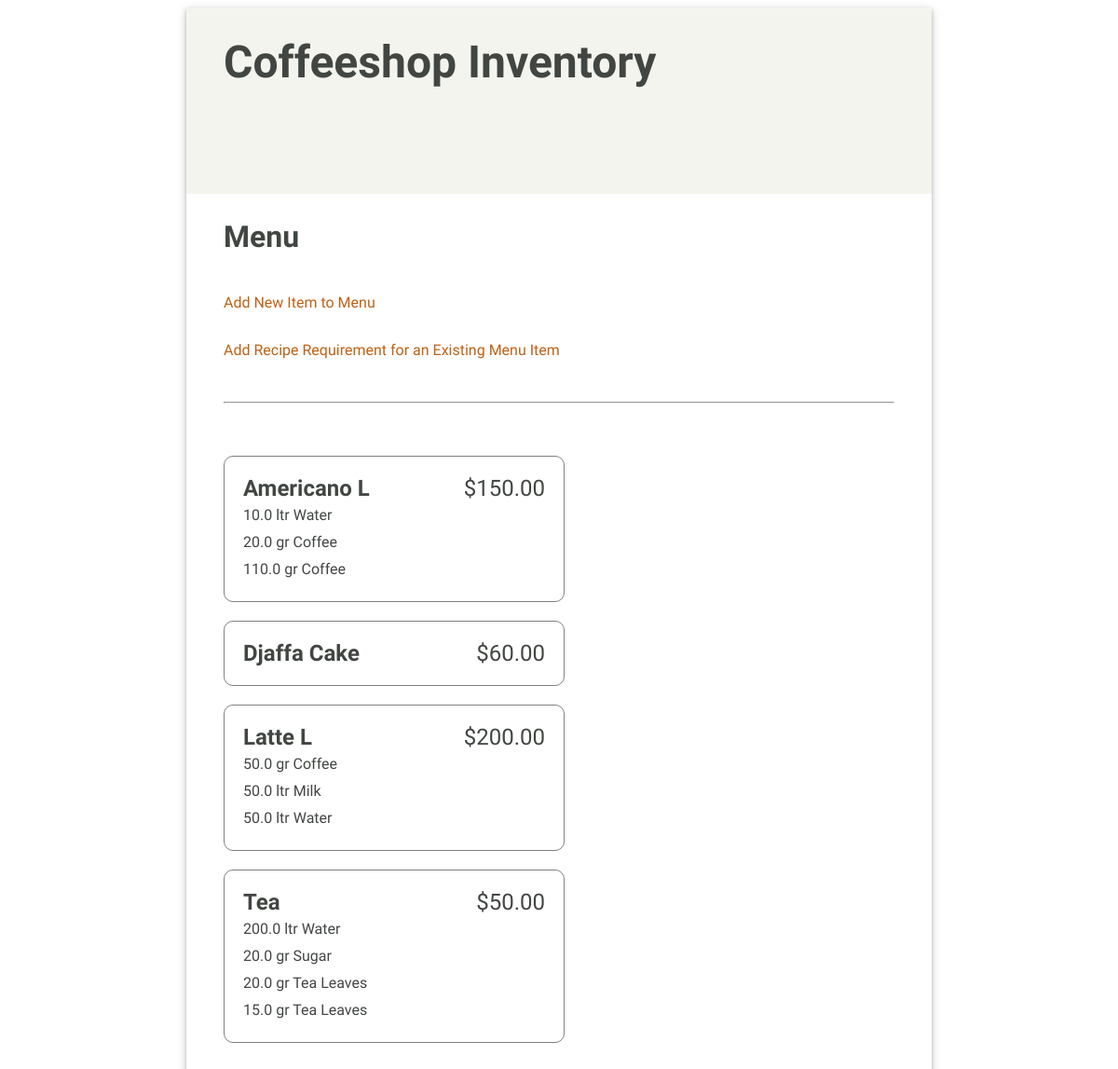
Before: /menu/ with the older database file.
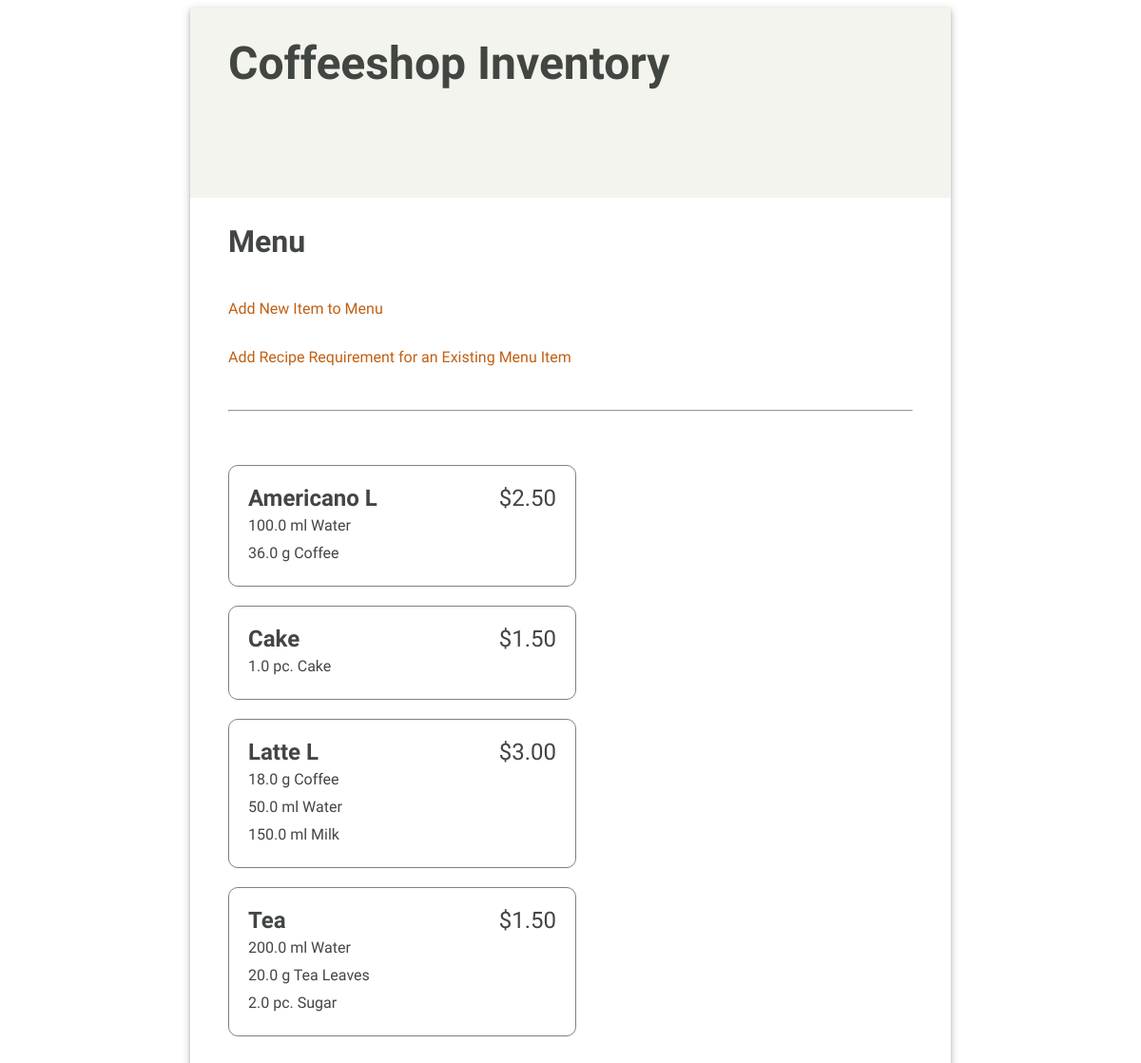
After: the same page with the newer database file.
### inventory/models.py (models this page shows, shortened)
class MenuItem(models.Model):
    title = models.CharField(max_length=100, unique=True)
    price = models.FloatField(default=0.00)
    class Meta:
        ordering = ['title']
        verbose_name = 'menu item'

class Recipe(models.Model):
    menu_item = models.ForeignKey(MenuItem, on_delete=models.CASCADE) # Deletes item in Menu too
    ingredient = models.ForeignKey(Ingredient, on_delete=models.CASCADE) # models.PROTECT Won't delete item in ingredient
    quantity = models.FloatField(default=0)

class Ingredient(models.Model):
    UNIT_CHOICES = [
        ('--', '--'),
        ('pc.', 'pc.'),
        ('g', 'g'),
        ('ml', 'ml'),
        ('tbsp', 'tbsp'),
        ('tsp', 'tsp'),
    ]
    name = models.CharField(max_length=100, unique=True)
    quantity = models.FloatField(default=0)
    unit = models.CharField(max_length=4, choices=UNIT_CHOICES, default='--')
    unit_price = models.FloatField(default=0)

### inventory/views.py (the view)
# urls.py: path('menu/', views.MenuItemList.as_view(), name='menuitemlist'),
class MenuItemList(ListView):
    model = MenuItem
    template_name = 'inventory/menuitem_list.html'

### inventory/templates/inventory/menuitem_list.html (shortened to what this page needs)
{% extends 'base.html' %}
{% load static %}
{% block content %}
    <h2>Menu</h2>
    <p><a href="{% url 'menuitemcreate' %}">Add New Item to Menu</a></p>
    <p><a href="{% url 'recipecreate' %}">Add Recipe Requirement for an Existing Menu Item</a></p>
    <hr/>
    <ul class="menu-items">
    {% for menu_item in menuitem_list %}
        <li>
            <div class="menu-item-header">
                <div class="menu-item-title">{{ menu_item.title }}</div>
                <div class="menu-item-price">${{ menu_item.price|stringformat:".2f" }}</div>
            </div>
            <ul class="menu-item-ingredients">
                {% for recipe in menu_item.recipe_set.all %}
                <li>{{ recipe.quantity }} {{recipe.ingredient.unit }} {{ recipe.ingredient.name }}</li>
                {% endfor %}
            </ul>
        </li>
    {% endfor %}
    </ul>
{% endblock %}

Changed rows visible on the page:
removed Recipe: quantity "20.0", ingredient.unit "gr", ingredient.name "Coffee", shown under MenuItem "Americano L"
removed Recipe: quantity "110.0", ingredient.unit "gr", ingredient.name "Coffee", shown under MenuItem "Americano L"
removed Recipe: quantity "50.0", ingredient.unit "ltr", ingredient.name "Milk", shown under MenuItem "Latte L"
removed Recipe: quantity "20.0", ingredient.unit "gr", ingredient.name "Sugar", shown under MenuItem "Tea"
removed Recipe: quantity "15.0", ingredient.unit "gr", ingredient.name "Tea Leaves", shown under MenuItem "Tea"
changed MenuItem "Americano L": price "150.00" → "2.50"
changed Recipe (number 1 of 9 on the later page): quantity "10.0" → "100.0"; ingredient.unit "ltr" → "ml"
added Recipe: quantity "36.0", ingredient.unit "g", ingredient.name "Coffee", shown under MenuItem "Americano L"
changed MenuItem: title "Djaffa Cake" → "Cake"; price "60.00" → "1.50"
added Recipe: quantity "1.0", ingredient.unit "pc.", ingredient.name "Cake", shown under MenuItem "Cake"
changed MenuItem "Latte L": price "200.00" → "3.00"
changed Recipe (number 4 of 9 on the later page): quantity "50.0" → "18.0"; ingredient.unit "gr" → "g"
changed through a linked row, Recipe (number 5 of 9 on the later page): ingredient.unit "ltr" → "ml"
added Recipe: quantity "150.0", ingredient.unit "ml", ingredient.name "Milk", shown under MenuItem "Latte L"
changed MenuItem "Tea": price "50.00" → "1.50"
changed through a linked row, Recipe (number 7 of 9 on the later page): ingredient.unit "ltr" → "ml"
changed through a linked row, Recipe "Tea Leaves": ingredient.unit "gr" → "g"
added Recipe: quantity "2.0", ingredient.unit "pc.", ingredient.name "Sugar", shown under MenuItem "Tea"
